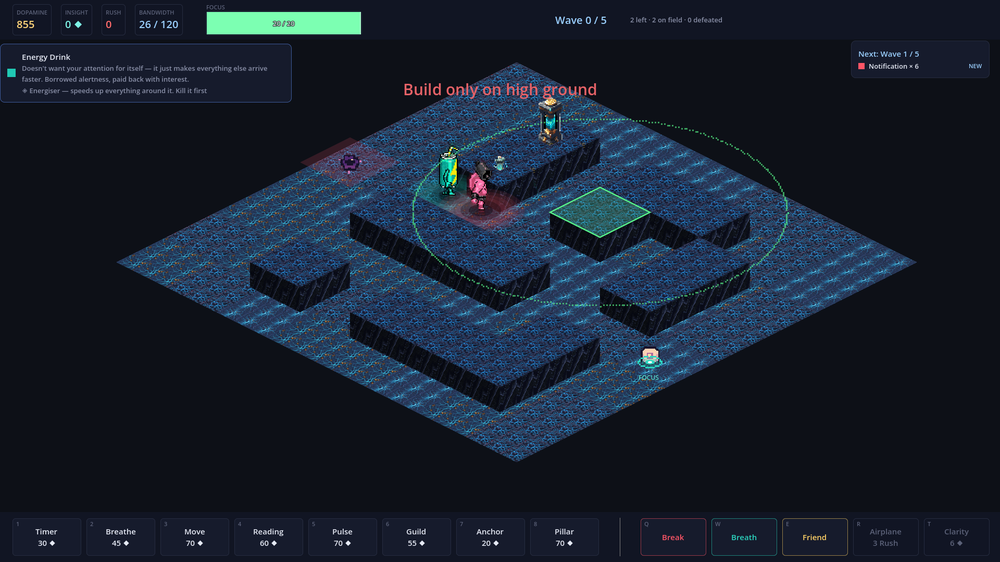
#> input picture iso_slice_test.png, 1000 x 562 px, shrunk from 1920 x 1080 before the run
$ python iso_faces.py ../iso_slice_test.png ../brain_td_level_clean_pink_1786615590187.png ../brain_td_level_clean_pink_1786615590187.png
#> lines starting #> are read from the running program, lines starting #| are printed output that depends on the picture; after the words box and inside, x2 and y2 are one past the last pixel; in counts of white or black regions, pixels touching at a corner belong together
# Zmeri iso blok tak, jak ho soudi bible: vyska boku a pomer vrch : levy bok : pravy bok.
#
# PROC SAMOSTATNY NASTROJ
#
# `pl_iso.py check` rekne medianovy jas cele dlazdice, coz u bloku nic neznamena --
# vrch a dva boky se v jednom cisle zprumeruji. Bible (docs/art/iso_bible.md, kap. 2)
# ale predepisuje POMER mezi tremi plochami (100 : 70 : 45) a vysku boku, protoze prave
# vyska nese informaci "sem se da stavet".
#
# Tenhle projekt uz jednou stalo kolo prace to, ze se pomer zmeril spatne: rozdelenim
# na vodorovna pasma misto na levou a pravou stenu vyslo "boky jsou stejne" (100:66:66),
# coz vedlo k objednavani noveho artu misto k prebarveni stavajiciho. Skutecna hodnota
# byla 100:83:62. Proto se tady plochy oddeluji GEOMETRII kosoctverce, ne odhadem.
#
#   python tools/iso_faces.py <soubor.png> [dalsi.png ...]
#   python tools/iso_faces.py --regrade <vstup.png> <vystup.png>
#
# `--regrade` posadi boky na predepsany pomer vynasobenim jasu. Pouziva TUTEZ geometrii
# jako mereni, aby nesly rozejit -- prave to je duvod, proc regrade neni zvlastni skript.
# Vrch se nedotyka: ten urcuje pasmo "sem se da stavet" a menit ho znamena menit bibli.
import sys

import numpy as np
from PIL import Image

TARGET = (100.0, 70.0, 45.0)


def measure(path):
#> called with path = '../iso_slice_test.png'
    im = Image.open(path).convert("RGBA")
    a = np.array(im)
    alpha = a[..., 3] > 8
#> alpha: shape (562, 1000) bool; every value is 1
    if not alpha.any():
        return None
    ys, xs = np.where(alpha)
    x0, x1, y0, y1 = xs.min(), xs.max(), ys.min(), ys.max()
#> x0 = 0; x1 = 999; y0 = 0; y1 = 561
    w = x1 - x0 + 1
#> w = 1000
    h_top = w / 2.0                      # iso 2:1 -- vrchni kosoctverec je vzdy sirka/2
#> h_top = 500

    yy, xx = np.mgrid[0:a.shape[0], 0:a.shape[1]]
    fx = (xx - (x0 + (w - 1) / 2.0)) / (w / 2.0)
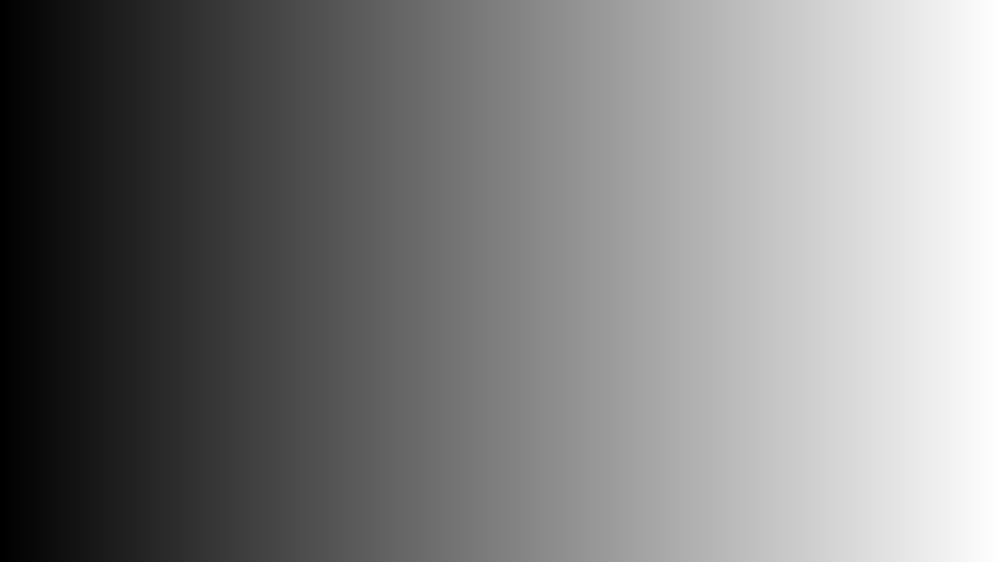
#> fx: shape (562, 1000) float64; min -0.999, max 0.999, mean -5.26e-18; drawn with min black and max white
    fy = (yy - (y0 + (h_top - 1) / 2.0)) / (h_top / 2.0)
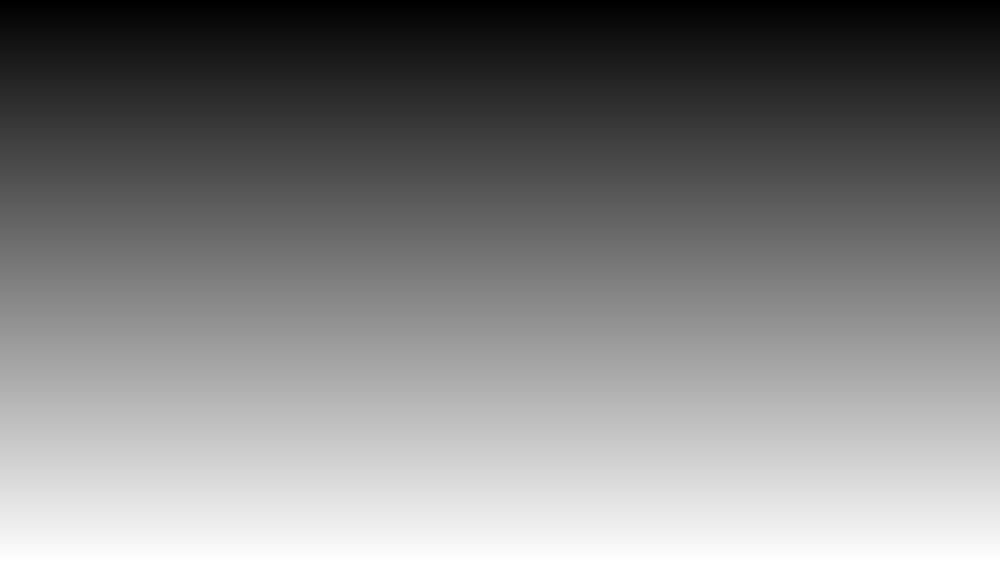
#> fy: shape (562, 1000) float64; min -0.998, max 1.25, mean 0.124; drawn with min black and max white
    diamond = (np.abs(fx) + np.abs(fy)) <= 1.0
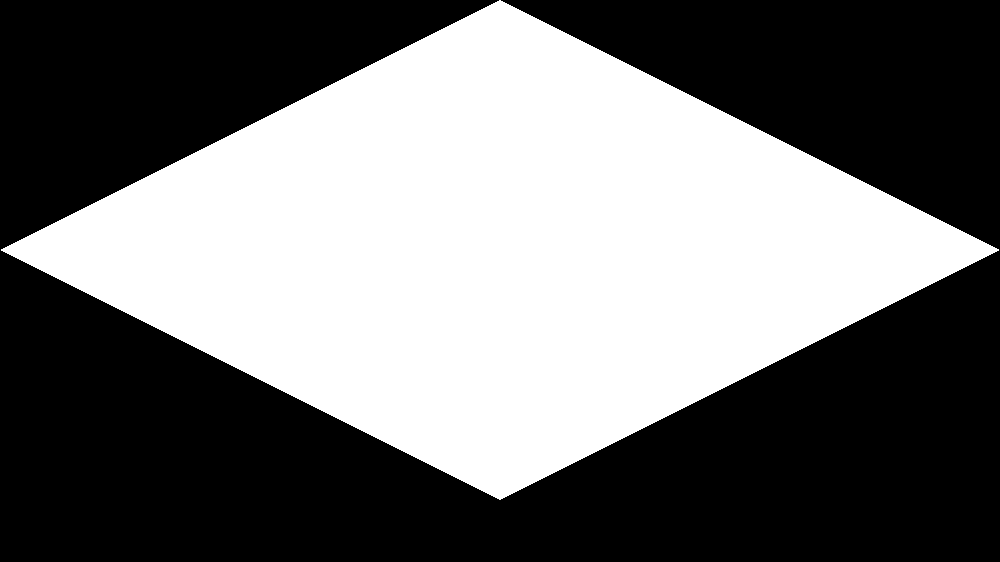
#> diamond: shape (562, 1000) bool; 44.5% white; 1 white region, box (x1, y1, x2, y2) and area: (1, 0, 999, 500) 250000

    rgb = a[..., :3].astype(int).sum(2)
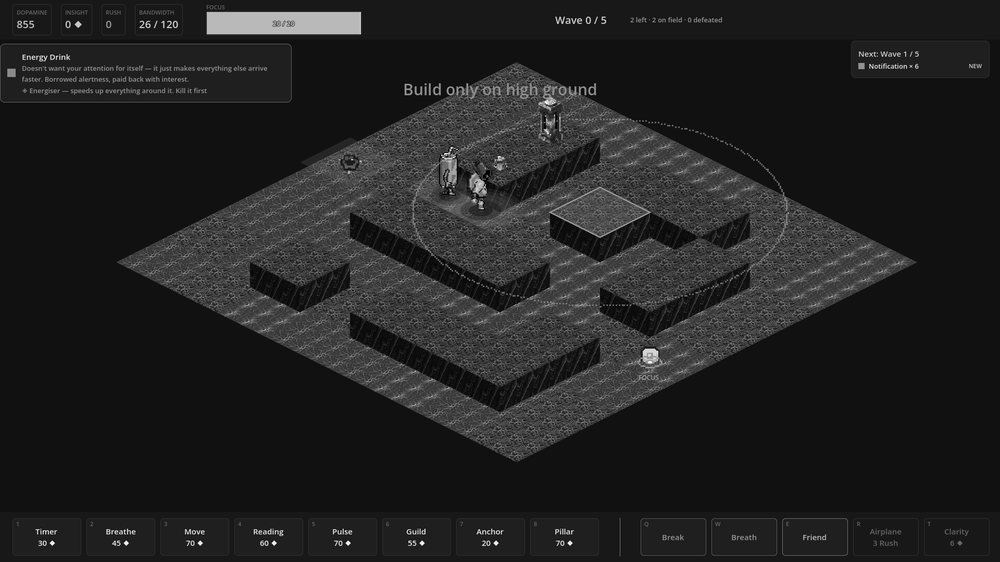
#> rgb: shape (562, 1000) int64; min 0, max 765, mean 101.9; drawn with min black and max white
    top = alpha & diamond
    skirt = alpha & ~diamond
    left = skirt & (xx < x0 + w / 2.0)
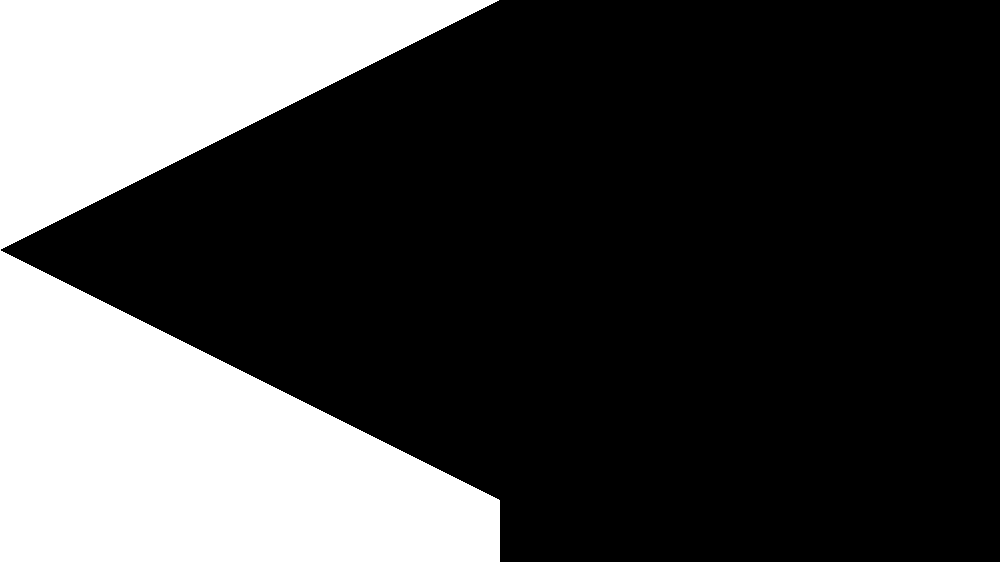
#> left: shape (562, 1000) bool; 27.8% white; 1 white region, box (x1, y1, x2, y2) and area: (0, 0, 500, 562) 156000
    right = skirt & (xx >= x0 + w / 2.0)
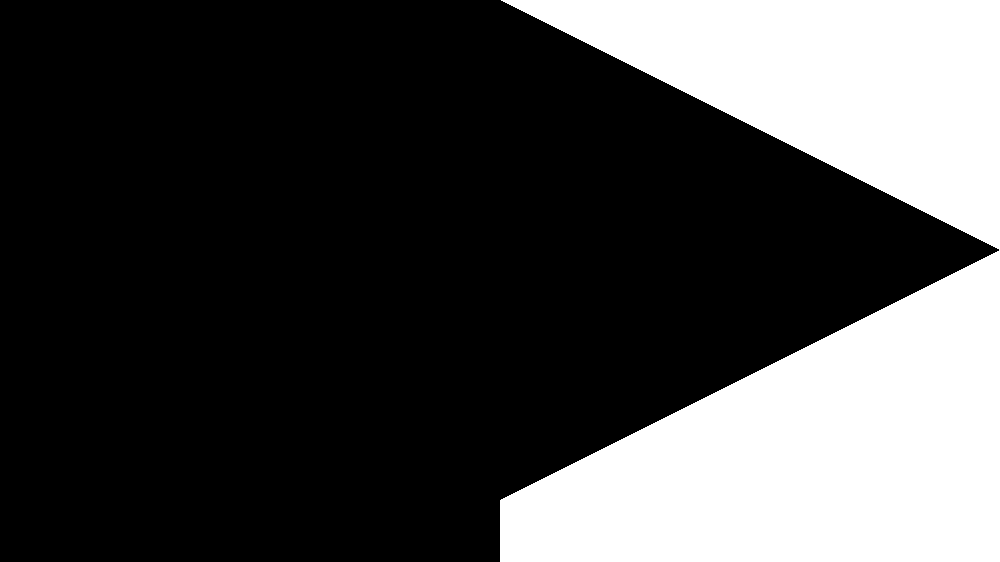
#> right: shape (562, 1000) bool; 27.8% white; 1 white region, box (x1, y1, x2, y2) and area: (500, 0, 1000, 562) 156000

    def med(m):
        return float(np.median(rgb[m])) if m.any() else 0.0

    t, l, r = med(top), med(left), med(right)
#> t = 136; l = 52; r = 52
    return dict(
        name=path, canvas=(im.width, im.height), content=(w, y1 - y0 + 1),
        skirt=int(round(y1 - (y0 + h_top - 1))),
        top=t, left=l, right=r,
        ratio=(100.0, 100.0 * l / t if t else 0, 100.0 * r / t if t else 0),
        px=(int(top.sum()), int(left.sum()), int(right.sum())),
    )


def _faces(a, x0, y0, w, h_top):
    yy, xx = np.mgrid[0:a.shape[0], 0:a.shape[1]]
    fx = (xx - (x0 + (w - 1) / 2.0)) / (w / 2.0)
    fy = (yy - (y0 + (h_top - 1) / 2.0)) / (h_top / 2.0)
    diamond = (np.abs(fx) + np.abs(fy)) <= 1.0
    alpha = a[..., 3] > 8
    left = alpha & ~diamond & (xx < x0 + w / 2.0)
    right = alpha & ~diamond & (xx >= x0 + w / 2.0)
    return alpha & diamond, left, right


def regrade(src, dst):
    """Vynasobi levou a pravou stenu tak, aby vysly na TARGET vuci vrchu."""
    im = Image.open(src).convert("RGBA")
    a = np.array(im).astype(float)
    alpha = a[..., 3] > 8
    ys, xs = np.where(alpha)
    x0, y0, w = xs.min(), ys.min(), xs.max() - xs.min() + 1
    top, left, right = _faces(np.array(im), x0, y0, w, w / 2.0)
    rgb = a[..., :3].sum(2)
    t = float(np.median(rgb[top]))
    for mask, want in ((left, TARGET[1]), (right, TARGET[2])):
        cur = float(np.median(rgb[mask]))
        if cur <= 0:
            continue
        k = (want / 100.0 * t) / cur
        a[..., :3][mask] = np.clip(a[..., :3][mask] * k, 0, 255)
    Image.fromarray(a.astype("uint8"), "RGBA").save(dst)
    print(f"regrade {src} -> {dst}")


def main():
    if sys.argv[1:2] == ["--regrade"]:
        regrade(sys.argv[2], sys.argv[3])
        measure_print(sys.argv[3])
        return
    for p in sys.argv[1:]:
        measure_print(p)
#> in measure_print, `m = measure(p)`: m = 9 items
#> in measure_print, `rt, rl, rr = m["ratio"]`: rt = 100; rl = 38.24
#> in measure_print, `svetlo = "zleva" if rl > rr + 4 else ("zprava" if rr > rl + 4 else "pl..`: svetlo = 'ploche'
#> in measure_print, `odchylka = max(abs(rl - TARGET[1]), abs(rr - TARGET[2]))`: odchylka = 31.76
#| ../iso_slice_test.png
#|   platno 1000x562  obsah 1000x562  bok 62 px
#|   vrch 136  levy 52  pravy 52   (px 250000/156000/156000)
#|   POMER 100 : 38 : 38   bible chce 100 : 70 : 45   svetlo ploche   odchylka 32
#> pass 2 of the loop in main, `for p in sys.argv[1:]:`:
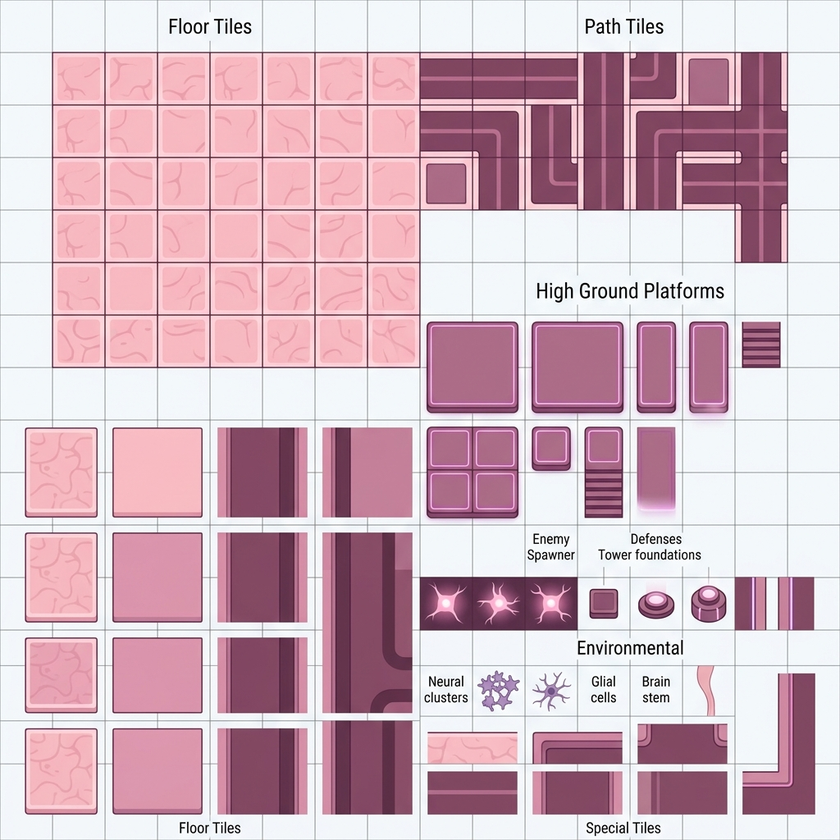
#> input picture brain_td_level_clean_pink_1786615590187.png, 840 x 840 px, shrunk from 1024 x 1024 before the run
#> im: PIL image 840x840 RGBA
#> alpha: shape (840, 840) bool; every value is 1
#> x1 = 839
#> w = 840
#> h_top = 420
#> fx: shape (840, 840) float64
#> fy: shape (840, 840) float64
#> in measure (call 2), `diamond = (np.abs(fx) + np.abs(fy)) <= 1.0`:
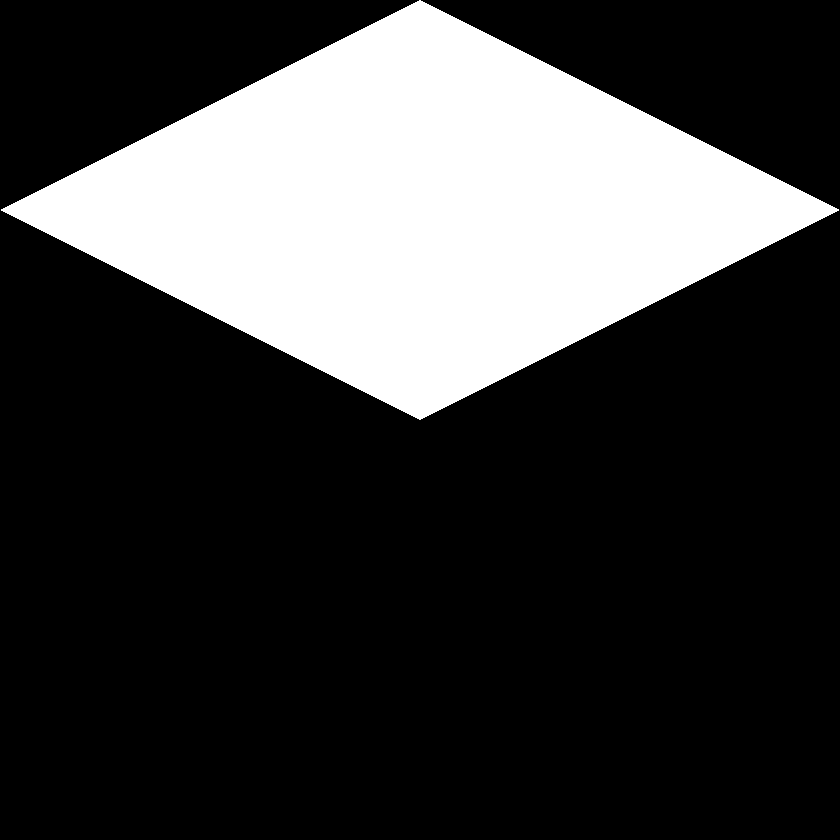
#> diamond: shape (840, 840) bool; 25% white; 1 white region, box (x1, y1, x2, y2) and area: (1, 0, 839, 420) 176400
#> rgb: shape (840, 840) int64
#> left: shape (840, 840) bool; 37.5% white; 1 white region, box (x1, y1, x2, y2) and area: (0, 0, 420, 840) 264600
#> in measure (call 2), `right = skirt & (xx >= x0 + w / 2.0)`:
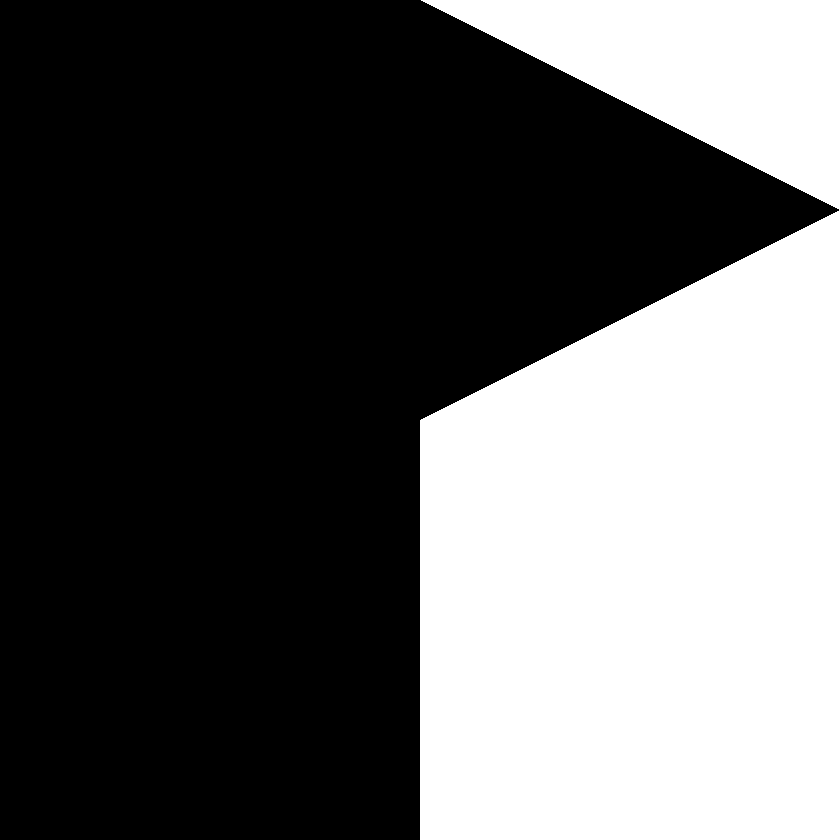
#> right: shape (840, 840) bool; 37.5% white; 1 white region, box (x1, y1, x2, y2) and area: (420, 0, 840, 840) 264600
#> t = 624; r = 734
#| ../brain_td_level_clean_pink_1786615590187.png
#|   platno 840x840  obsah 840x840  bok 420 px
#|   vrch 624  levy 624  pravy 734   (px 176400/264600/264600)
#|   POMER 100 : 100 : 118   bible chce 100 : 70 : 45   svetlo zprava   odchylka 73


def measure_print(p):
        m = measure(p)
        if m is None:
            print(f"{p}: prazdne")
            return
        rt, rl, rr = m["ratio"]
        svetlo = "zleva" if rl > rr + 4 else ("zprava" if rr > rl + 4 else "ploche")
        odchylka = max(abs(rl - TARGET[1]), abs(rr - TARGET[2]))
        print(f"{m['name']}")
        print(f"  platno {m['canvas'][0]}x{m['canvas'][1]}  obsah {m['content'][0]}x{m['content'][1]}"
              f"  bok {m['skirt']} px")
        print(f"  vrch {m['top']:.0f}  levy {m['left']:.0f}  pravy {m['right']:.0f}"
              f"   (px {m['px'][0]}/{m['px'][1]}/{m['px'][2]})")
        print(f"  POMER {rt:.0f} : {rl:.0f} : {rr:.0f}   bible chce 100 : 70 : 45"
              f"   svetlo {svetlo}   odchylka {odchylka:.0f}")


if __name__ == "__main__":
    main()
